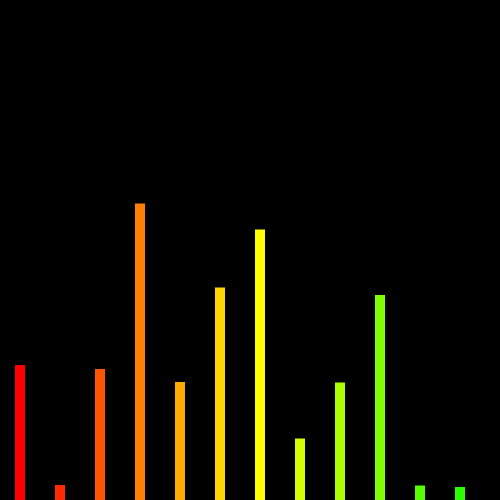
Frame 1 (no input)
Frame 60 (no input): identical to frame 1, image omitted
Frame 120 (the mouse pressed at the canvas centre since frame 60): identical to frame 1, image omitted

The p5.js sketch that drew this single still picture (run headless with seeded random() and noise() and a simulated clock; from frame 60 on, the mouse is pressed at the canvas centre):

// p5.js sketch
// ── sketch.js
// 東京都　2020年（月ごとの合計）降水量(mm)配列
let tokyo_rainfall = [135.0, 15.0, 131.0, 296.5, 118.0, 212.5, 270.5, 61.5, 117.5, 205.0, 14.5, 13.0];

function setup() {
  createCanvas(500, 500);

}

function draw() {
  background(0);
  colorMode(HSB, 360, 100, 100);

  for (let i = 0; i < tokyo_rainfall.length; i += 1) {
    strokeWeight(10);
    strokeCap(SQUARE);
    stroke(i * 10, 100, 100);
    line(i * 40 + 20, height, i * 40 + 20, height - tokyo_rainfall[i]);
  }
}
